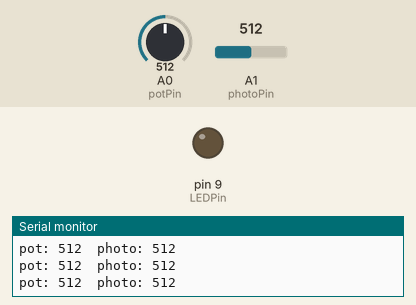
Recording of a sketch running on a simulated Arduino Uno, built with avr-gcc and run on an emulated ATmega328P. On the bench: output pins drawn as LEDs (lit = HIGH), the last lines printed to the serial monitor. The test bench sets the inputs (shaded band); at power-on: A0 (potPin) = 512, A1 (photoPin) = 512.

Above: at 1.2 s.
1.3 s: A0 (potPin) set to 519
At 2.0 s:
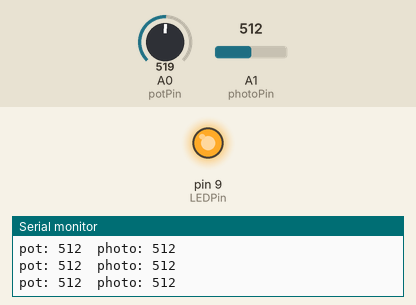
2.8 s: A1 (photoPin) set to 535
At 4.2 s:
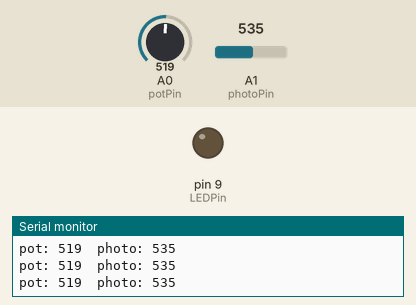
5.8 s: A1 (photoPin) set to 511
At 7.0 s:
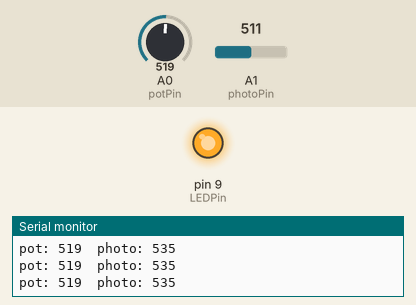
7.3 s: A1 (photoPin) set to 716
At 7.6 s:
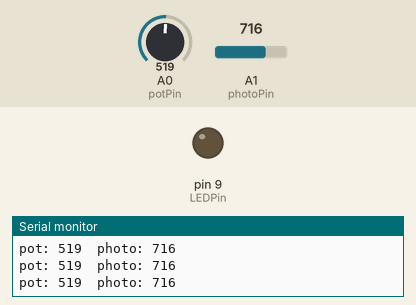
8.8 s: A0 (potPin) set to 106
11.8 s: A0 (potPin) set to 94
Timing chart, 0 to 14.3 s (numbered marks = the images above; inputs shaded):
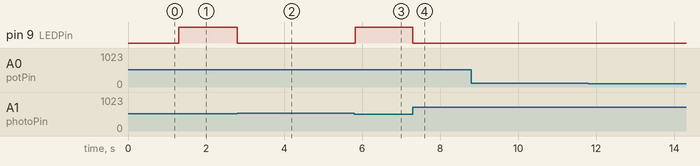

The sketch:

nightlight.ino
```cpp
/*
Nightlight

Uses a potentiometer to set the light level at which a night night turns
on or off
*/

// Setup sensor and output pins
const int potPin = A0;
const int photoPin = A1;
const int LEDPin = 9;

// declare variables for reading and calibration
int photoVal, potVal;

void setup() {
  // Setup LED output pin
  pinMode(LEDPin, OUTPUT);

  // Setup Serial communications for debugging
  Serial.begin(9600);
}

void loop() {
  // Take readings from photoresistor and potentiometer
  photoVal = analogRead(photoPin);
  potVal = analogRead(potPin);

  // Test if light reading is less than
  if(photoVal < potVal) {
    digitalWrite(LEDPin, HIGH); // Turn LED on
  }
  // Otherwise turn it off
  else {
    digitalWrite(LEDPin, LOW);


  // debugging
  Serial.print("pot: ");
  Serial.print(potVal);
  Serial.print("  ");
  Serial.print("photo: ");
  Serial.println(photoVal);
  }
}
```

Measured:
- the behaviour switches between 512 and 513 on A0 (potPin) (found by bisection; images 0 and 1)
- the behaviour switches between 518 and 519 on A1 (photoPin) (found by bisection; images 1 and 2)
- after the input at 1.3 s, pin 9 (LEDPin): LOW → HIGH at once
- after the input at 2.8 s, pin 9 (LEDPin): HIGH → LOW at once
- after the input at 5.8 s, pin 9 (LEDPin): LOW → HIGH at once
- after the input at 7.3 s, pin 9 (LEDPin): HIGH → LOW at once
